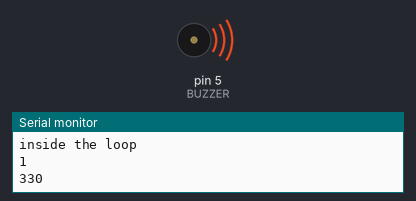
A sketch run on a simulated Arduino Uno, built with avr-gcc and run on an emulated ATmega328P. Parts: buzzer (waves = sounding), the last lines printed to the serial monitor.

Above: at 0.32 s.
At 5.2 s:
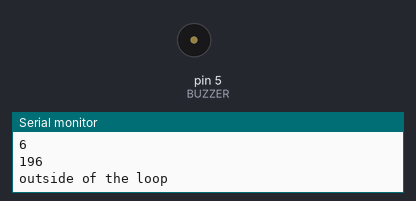
Timing chart, 0 to 6.4 s (numbered marks = the images above):
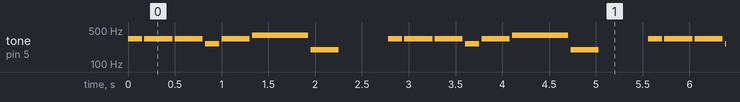

The sketch:

simpleMelody.ino
```cpp
#define N_NOTES 7

#define BUZZER 5

// Exercise: adapt this code so that it plays another simple melody
// Twist: if you feel adventurous, include note durations ("values")
// https://en.wikipedia.org/wiki/Note_value

int melody[N_NOTES] = { 330, 330, 330, 262, 330, 392, 196 };  // frequencies in hertz
int durations[N_NOTES] = { 150, 300, 300, 150, 300, 600, 300 };

void setup() {
  Serial.begin(115200);
}

void loop() {
  for (int i = 0; i < N_NOTES; i++) {
    Serial.println("inside the loop");
    tone(BUZZER, melody[i], durations[i]);
    Serial.println(i);
    Serial.println(melody[i]);
    delay(durations[i] + 25);
  }

  Serial.println("outside of the loop");
  delay(500);
}
```

Measured:
- by itself, tone on pin 5 (BUZZER): repeats every 2.8 s: 2 × (silent 0.03 s, 330 Hz 0.30 s), silent 0.03 s, 262 Hz 0.15 s, silent 0.03 s, 330 Hz 0.30 s, silent 0.03 s, 392 Hz 0.60 s, silent 0.03 s, 196 Hz 0.30 s, silent 0.53 s, 330 Hz 0.15 s
